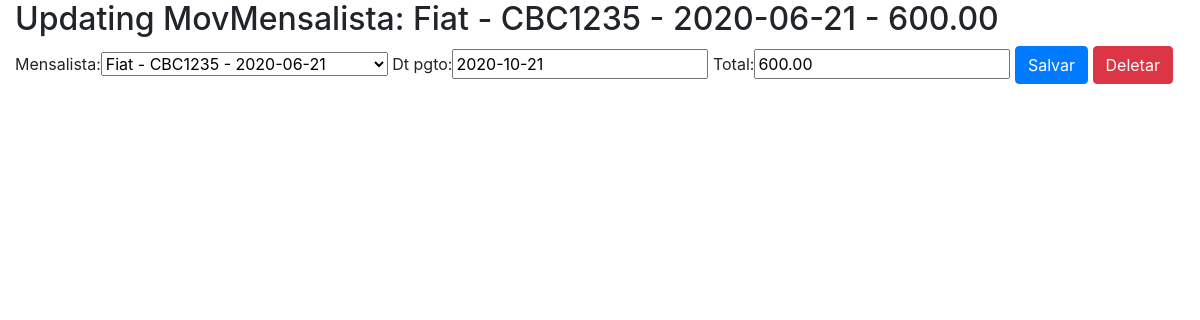
The app's page /sistema/movmensalista-update/2/ (signed in) with its own data.
### core/models.py (models this page shows, shortened)
class MovMensalista(models.Model):
    mensalista = models.ForeignKey(Mensalista, on_delete=models.PROTECT)
    dt_pgto = models.DateField()
    total = models.DecimalField(max_digits=6, decimal_places=2)
    def __str__(self):
        return str(self.mensalista) + ' - ' + str(self.total)

class Mensalista(models.Model):
    veiculo = models.ForeignKey(Veiculo, on_delete=models.PROTECT)
    inicio = models.DateField()
    valor_mes = models.DecimalField(max_digits=6, decimal_places=2)
    def __str__(self):
        return str(self.veiculo) + ' - ' + str(self.inicio)

class Veiculo(models.Model):
    marca = models.ForeignKey(Marca, on_delete=models.PROTECT)
    placa = models.CharField(max_length=7)
    proprietario = models.ForeignKey(Pessoa, on_delete=models.PROTECT)
    cor = models.CharField(max_length=15)
    observacoes = models.TextField()
    def __str__(self):
        return self.marca.nome + ' - ' + self.placa

class Marca(models.Model):
    nome = models.CharField(max_length=50)

### core/views.py (the view)
# urls.py: url(r'^movmensalista-update/(?P<id>\d+)/$', movmensalista_update, name='core_movmensalista_update'),
@login_required
def movmensalista_update(request, id):
    data = {}
    movmensalista = MovMensalista.objects.get(id=id)
    form = MovMensalistaForm(request.POST or None, instance=movmensalista)
    data['movmensalista'] = movmensalista
    data['form'] = form
    if request.method == 'POST':
        if form.is_valid():
            form.save()
            return redirect('core_lista_movmensalistas')
    else:
        return render(request, 'core/update_movmensalista.html', data)

### core/forms.py
class MovMensalistaForm(ModelForm):
    class Meta:
        model = MovMensalista
        fields = '__all__'

### core/templates/core/update_movmensalista.html (shortened to what this page needs)
{% extends 'base.html' %}
{% load bootstrap %}
{% block main %}
    <div class="row">
        <div class="col">
            <H2>Updating MovMensalista: {{ movmensalista }} </H2>
            <form action="{% url 'core_movmensalista_update' movmensalista.id %}" method="POST">
                {{ form|bootstrap }}
                <button type="submit" class="btn btn-primary">Salvar</button>
                <a href="{% url 'core_movmensalista_delete' movmensalista.id %}" class="btn btn-danger">Deletar</a>
            </form>
        </div>
    </div>
{% endblock main %}

### records on screen
MovMensalista: mensalista+total "Fiat - CBC1235 - 2020-06-21 - 600.00", mensalista "Fiat - CBC1235 - 2020-06-21", dt_pgto "2020-10-21", total "600.00"
